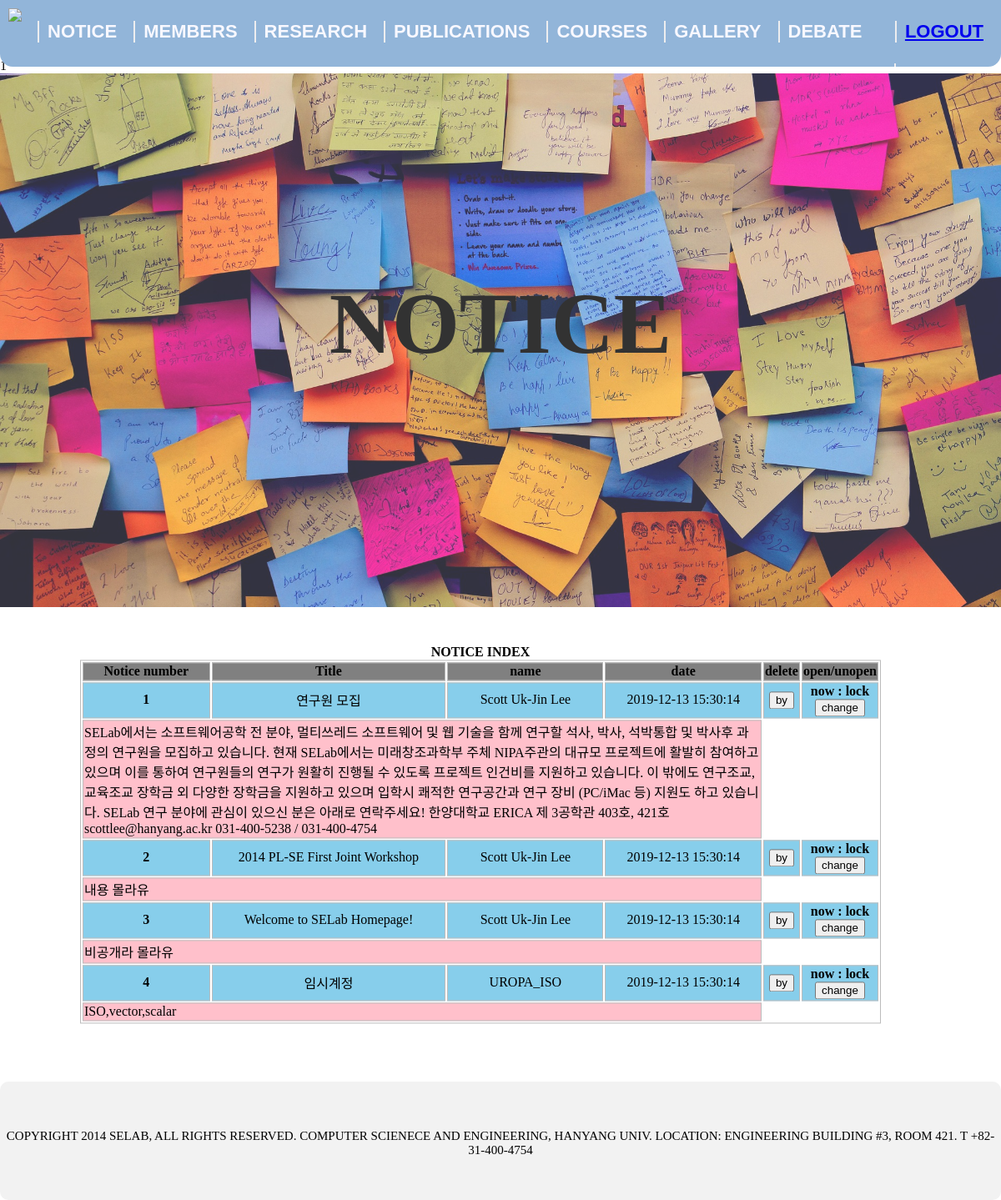
Screenshot of /notice/notice.php (signed in) with the database file from the repository.
### tables this page shows
CREATE TABLE Notice (
    Number INT not null auto_increment,
    Title varchar(60) not null,
    Name varchar(30) default 'Anonymous',
    Date timestamp default current_timestamp,
    Content TEXT,
    Open tinyint not null default 1,
    CONSTRAINT PK_Notice PRIMARY KEY(Number)
);

### resource/DB_connect.php (called while the page is built, shortened)
<?php
function tostringboolean($boolean,$true,$false){
	if($boolean === 1)
		return $true;
	else
		return $false;
}
?>

### notice/notice.php (the view, shortened to what this page needs)
<!DOCTYPE html>
<html>
<head>
  <link rel="stylesheet" type="text/css" href="../resource/css/common.css" />
  <link rel="stylesheet" type="text/css" href="css/notice.css" />
</head>
<body>
  <?php
  include "../resource/nav.php";
  include "../resource/DB_connect.php";
  $conn = connect();
  $filter = 0;
  if(!empty($_SESSION['privilege']) && $_SESSION['privilege'] <= 1)
    $filter = 1;
  echo $filter;
  ?>
  <main role="main">
   <div class="contents">
    <div class="main_section">
      <h1>NOTICE</h1>
    </div>
    <table>
      <caption>NOTICE INDEX</caption>
      <thead>
        <tr>
          <th>Notice number</th>
          <th>Title</th>
          <th>name</th>
          <th>date</th>
          <?php if($filter){ ?>
            <th>delete</th>
            <th>open/unopen</th>
          <?php } ?>
        </tr>
      </thead>
      <tbody>
        <?php
        $sql = "select * from notice";
        $stmt = $conn -> prepare($sql);
        $stmt -> execute();
        $stmt -> setFetchMode(PDO::FETCH_ASSOC);
        while ($row = $stmt->fetch()) {
          ?>
          <tr class="table_out" id="<?=$row['Number']?>" >
            <th><?=$row['Number']?></th>
            <td><?=$row['Title']?></td>
            <td><?=$row['Name']?></td>
            <td><?=$row['Date']?></td>
            <?php if($filter){ ?>
              <th><button>by</button></th>
              <th>
                now : <?=tostringboolean($row['Open'],"open","lock")?>
                <form action="changeopen.php" method="POST">
                  <input type="submit" value="change" />
                </form>
              </th>
            <?php } ?>
          </tr>
          <tr class="table_contents" id="content_<?=$row['Number']?>" >
            <td colspan="4"><?=$row['Content']?></td>
          </tr>
        <?php } ?>
      </tbody>
    </table>
  </div>
</main>
<?php
include "../resource/footer.php";
?>
</body>
</html>

### resource/css/common.css (style rules this page uses)
html,body { background: white; width: 100%; margin: 0; }
main { padding-bottom: 100px; }
.main_section { line-height: 600px; width: 100%; height: 640px; text-align: center; vertical-align: middle; opacity: 0.8; margin-top : -70px; }
.main_section h1 { font-size: 78pt; color: black; opacity : 1; }

### notice/css/notice.css (style rules this page uses)
.main_section { background-image: url('../../resource/images/notice.jpg'); background-size: cover; }
caption { font-weight: bold; }
table { width: 80%; transform: translate(10%,10%); }
table, th, td { border: 1px solid #bcbcbc; }
thead { background-color: gray; }
.table_out { cursor: pointer; background-color: skyblue; }
.table_out > td { text-align: center; }
.table_contents { background-color: pink; }

### rows the page displays
notice: Number "1", Title "연구원 모집", Name "Scott Uk-Jin Lee", Date "2019-12-13 15:30:14", Open "lock", Content "SELab에서는 소프트웨어공학 전 분야, 멀티쓰레드 소프트웨어 및 웹 기술을 함께 연구할 석사, 박사, 석박통합 및 박사후 과정의 연구원을 모집하고 있습니다. 현재 SELab에서는 미래창조과학부 주체 NIPA주관의 대규모 프로젝트에 활발히 참여하고 있으며 이를 통하여 연구원들의 연구가 원활히 진행될 수 있도록 프로젝트 인건비를 지원하고 있습니다. 이 밖에도 연구조교, 교육조교 장학금 외 다양한 장학금을 지원하고 있으며 입학시 쾌적한 연구공간과 연구 장비 (PC/iMac 등) 지원도 하고 있습니다. SELab 연구 분야에 관심이 있으신 분은 아래로 연락주세요! 한양대학교 ERICA 제 3공학관 403호, 421호 scottlee@hanyang.ac.kr 031-400-5238 / 031-400-4754"
notice: Number "2", Title "2014 PL-SE First Joint Workshop", Name "Scott Uk-Jin Lee", Date "2019-12-13 15:30:14", Open "lock", Content "내용 몰라유"
notice: Number "3", Title "Welcome to SELab Homepage!", Name "Scott Uk-Jin Lee", Date "2019-12-13 15:30:14", Open "lock", Content "비공개라 몰라유"
notice: Number "4", Title "임시계정", Name "UROPA_ISO", Date "2019-12-13 15:30:14", Open "lock", Content "ISO,vector,scalar"

### other values shown
$filter "1"
